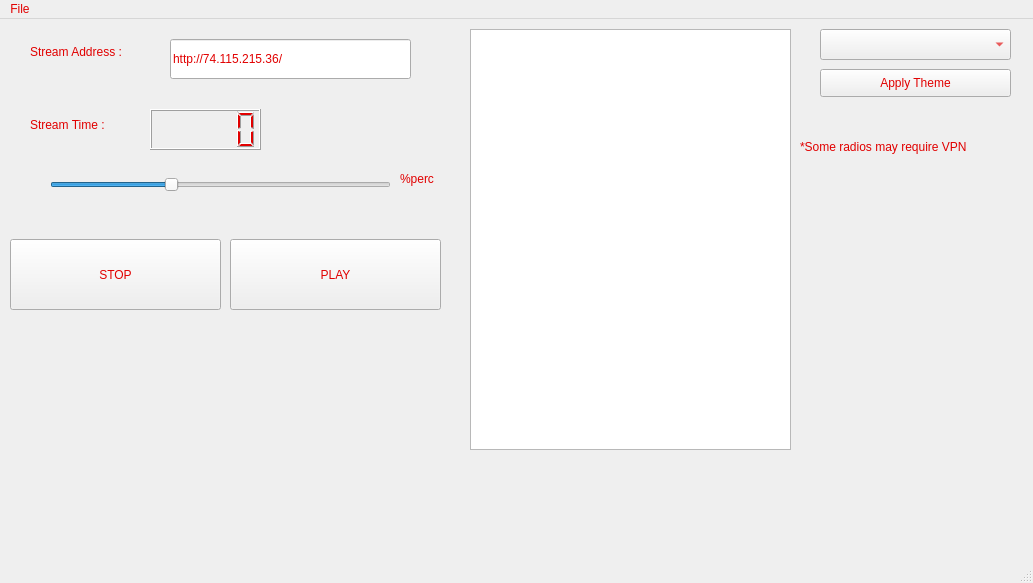
<?xml version="1.0" encoding="UTF-8"?>
<ui version="4.0">
 <class>MainWindow</class>
 <widget class="QMainWindow" name="MainWindow">
  <property name="geometry">
   <rect>
    <x>0</x>
    <y>0</y>
    <width>1033</width>
    <height>583</height>
   </rect>
  </property>
  <property name="minimumSize">
   <size>
    <width>1033</width>
    <height>583</height>
   </size>
  </property>
  <property name="maximumSize">
   <size>
    <width>1033</width>
    <height>583</height>
   </size>
  </property>
  <property name="windowTitle">
   <string>Music Streamer</string>
  </property>
  <property name="styleSheet">
   <string notr="true">color :rgb(225, 0, 0);
</string>
  </property>
  <widget class="QWidget" name="centralwidget">
   <widget class="QPushButton" name="playbtn">
    <property name="geometry">
     <rect>
      <x>230</x>
      <y>220</y>
      <width>211</width>
      <height>71</height>
     </rect>
    </property>
    <property name="text">
     <string>PLAY</string>
    </property>
   </widget>
   <widget class="QPushButton" name="stopbtn">
    <property name="geometry">
     <rect>
      <x>10</x>
      <y>220</y>
      <width>211</width>
      <height>71</height>
     </rect>
    </property>
    <property name="text">
     <string>STOP</string>
    </property>
   </widget>
   <widget class="QLineEdit" name="musicadrs">
    <property name="geometry">
     <rect>
      <x>170</x>
      <y>20</y>
      <width>241</width>
      <height>40</height>
     </rect>
    </property>
    <property name="styleSheet">
     <string notr="true">font: 12pt &quot;MS Shell Dlg 2&quot;;</string>
    </property>
    <property name="text">
     <string>http://74.115.215.36/</string>
    </property>
    <property name="readOnly">
     <bool>true</bool>
    </property>
   </widget>
   <widget class="QLabel" name="label">
    <property name="geometry">
     <rect>
      <x>30</x>
      <y>25</y>
      <width>131</width>
      <height>16</height>
     </rect>
    </property>
    <property name="styleSheet">
     <string notr="true">font: 10pt &quot;MS Shell Dlg 2&quot;;</string>
    </property>
    <property name="text">
     <string>Stream Address :</string>
    </property>
   </widget>
   <widget class="QLCDNumber" name="streamtimer">
    <property name="geometry">
     <rect>
      <x>150</x>
      <y>90</y>
      <width>111</width>
      <height>41</height>
     </rect>
    </property>
   </widget>
   <widget class="QLabel" name="label_2">
    <property name="geometry">
     <rect>
      <x>30</x>
      <y>90</y>
      <width>111</width>
      <height>31</height>
     </rect>
    </property>
    <property name="styleSheet">
     <string notr="true">font: 10pt &quot;MS Shell Dlg 2&quot;;</string>
    </property>
    <property name="text">
     <string>Stream Time :</string>
    </property>
   </widget>
   <widget class="QSlider" name="volume">
    <property name="geometry">
     <rect>
      <x>50</x>
      <y>150</y>
      <width>341</width>
      <height>31</height>
     </rect>
    </property>
    <property name="maximum">
     <number>200</number>
    </property>
    <property name="value">
     <number>70</number>
    </property>
    <property name="orientation">
     <enum>Qt::Horizontal</enum>
    </property>
   </widget>
   <widget class="QComboBox" name="choosetheme">
    <property name="geometry">
     <rect>
      <x>820</x>
      <y>10</y>
      <width>191</width>
      <height>31</height>
     </rect>
    </property>
   </widget>
   <widget class="QPushButton" name="applytheme">
    <property name="geometry">
     <rect>
      <x>820</x>
      <y>50</y>
      <width>191</width>
      <height>28</height>
     </rect>
    </property>
    <property name="text">
     <string>Apply Theme</string>
    </property>
   </widget>
   <widget class="QLabel" name="volperc">
    <property name="geometry">
     <rect>
      <x>400</x>
      <y>152</y>
      <width>55</width>
      <height>16</height>
     </rect>
    </property>
    <property name="text">
     <string>%perc</string>
    </property>
   </widget>
   <widget class="QListWidget" name="stations">
    <property name="geometry">
     <rect>
      <x>470</x>
      <y>10</y>
      <width>321</width>
      <height>421</height>
     </rect>
    </property>
   </widget>
   <widget class="QLabel" name="label_3">
    <property name="geometry">
     <rect>
      <x>800</x>
      <y>120</y>
      <width>181</width>
      <height>16</height>
     </rect>
    </property>
    <property name="text">
     <string>*Some radios may require VPN</string>
    </property>
    <property name="buddy">
     <cstring>applytheme</cstring>
    </property>
   </widget>
  </widget>
  <widget class="QMenuBar" name="menubar">
   <property name="geometry">
    <rect>
     <x>0</x>
     <y>0</y>
     <width>1033</width>
     <height>26</height>
    </rect>
   </property>
   <widget class="QMenu" name="menuFile">
    <property name="title">
     <string>File</string>
    </property>
    <addaction name="actionexit"/>
    <addaction name="actionExit"/>
   </widget>
   <addaction name="menuFile"/>
  </widget>
  <widget class="QStatusBar" name="statusbar"/>
  <action name="actionexit">
   <property name="text">
    <string>Telegram: @Pooriajy</string>
   </property>
  </action>
  <action name="actionExit">
   <property name="text">
    <string>Exit</string>
   </property>
  </action>
 </widget>
 <resources/>
 <connections/>
</ui>
